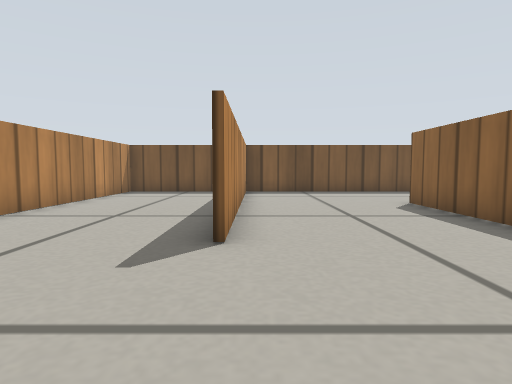
[1] (above)

16 first-person views from a walk through a Gazebo world. The camera is 0.2 m above the floor, tilts 4° down and sees 75° across. The floor is counted in squares, 0.2 m on a side. Each view is taken from the middle of a square. On the plan, view 1 faces up. The plan holds only what a view shows up to about 13 squares ahead; the rest is blank. Simple patterns stand in for the simulator's built-in surfaces.

[2]
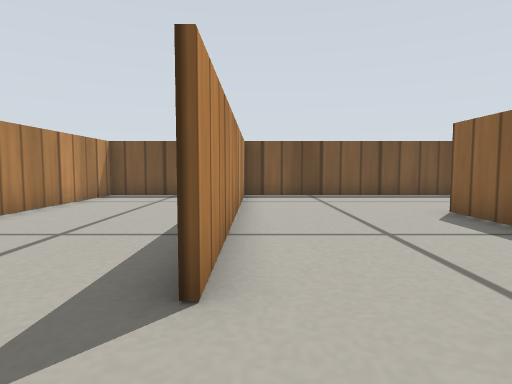

[3]
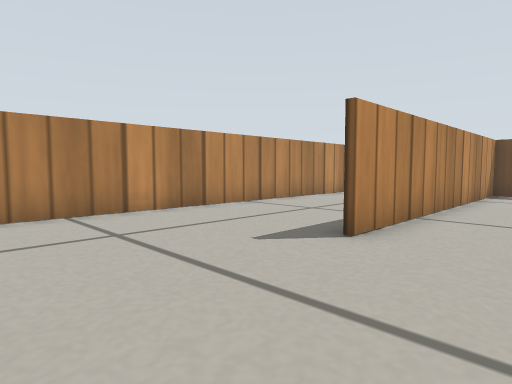

[4]
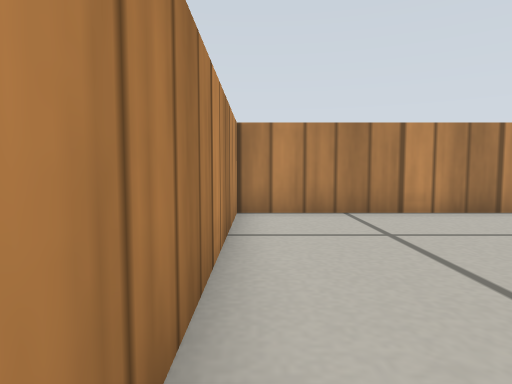

[5]
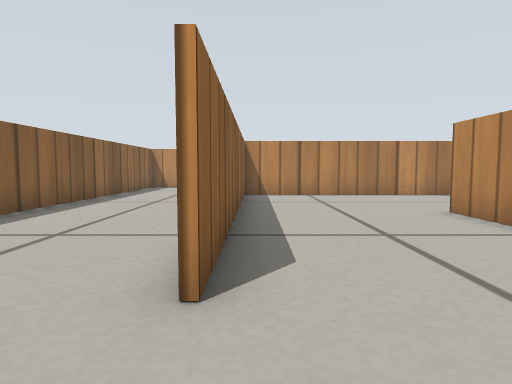

[6]
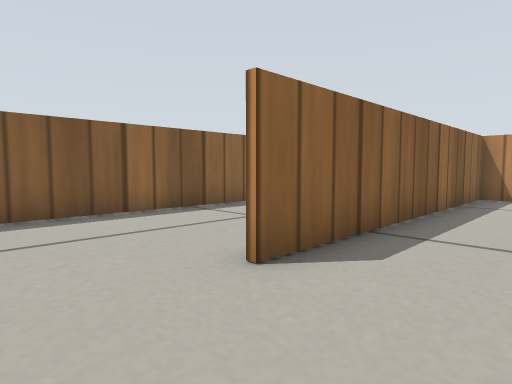

[7]
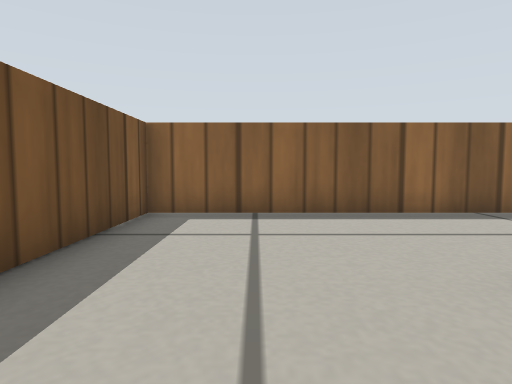

[8]
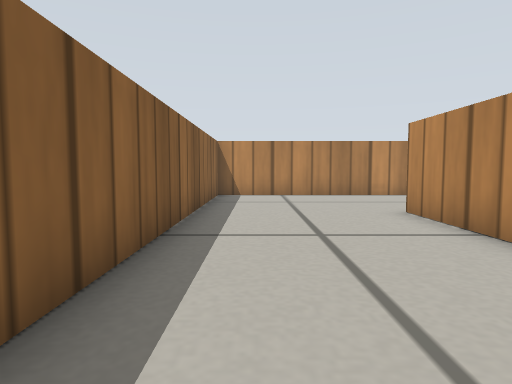

[9]
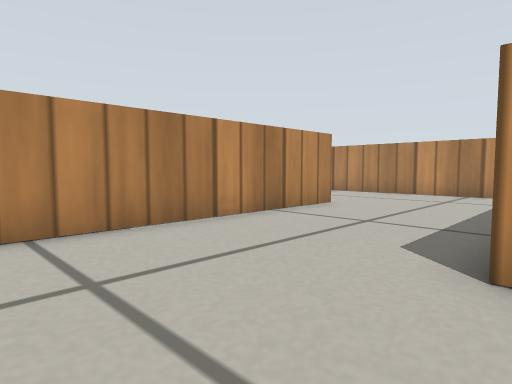

[10]
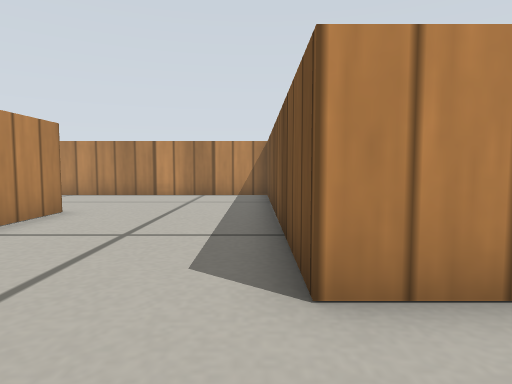

[11]
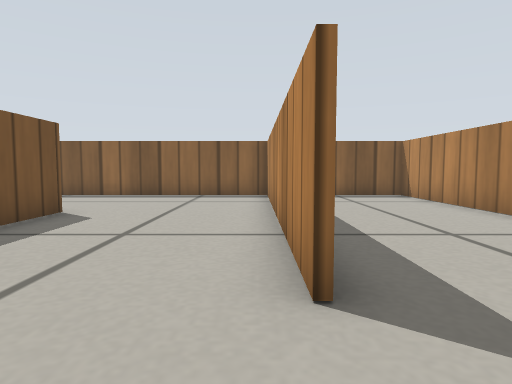

[12]
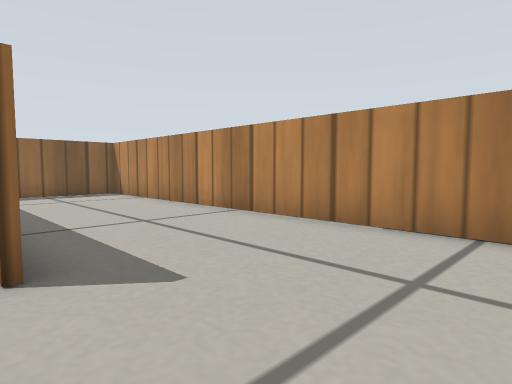

[13]
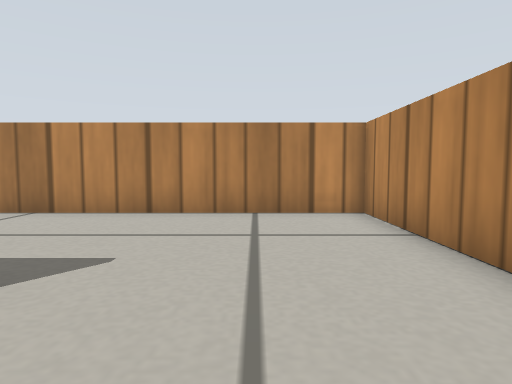

[14]
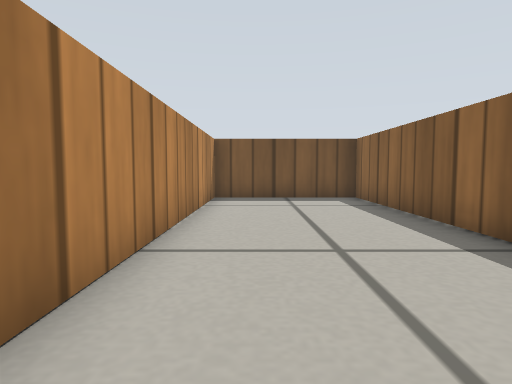

[15]
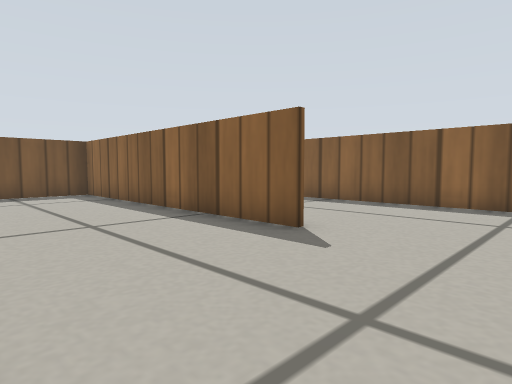

[16]
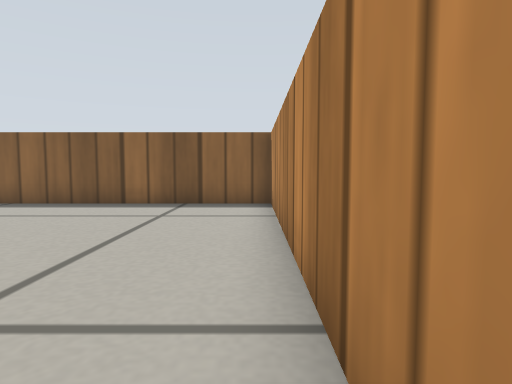

### Floor plan
Ten units are one square. View 1 is at (0, 0); x grows to the right and y downward. Boxes are objects, and circles mark ways between rooms. Rooms are numbered by the first view taken in them; rooms with no view inside come last. Other rooms are left out.
<svg viewBox="-59 -150 158 259">
<path fill="none" stroke="#000" d="M-5 4 44 4 44 -96M45 -144 -10 -144M-4 -145 -4 -44M46 -26 46 6 -47 6M-6 54 94 54 94 -144 45 -144M-54 10 -54 54M-6 -44 -6 -145M-10 -144 -54 -144 -54 10M-52 4 -5 4M-54 54 -54 104 94 104 94 73"/>
<circle cx="40" cy="-120" r="3" fill="#2a7"/>
<circle cx="-10" cy="-20" r="3" fill="#2a7"/>
<circle cx="-30" cy="60" r="3" fill="#2a7"/>
<text x="20" y="-70">1</text>
<text x="50" y="-20">2</text>
<text x="-30" y="-70">3</text>
<text x="20" y="80">4</text>
</svg>
Room 1 opens to room 2. Room 1 opens to room 3. Room 2 opens to room 4.

Where each view was taken, in squares from view 1:
view 1: 0 up, 0 right, facing up
view 2: 2 up, 0 right, facing up
view 3: 0 up, 2 right, facing up-left
view 4: 0 up, 2 right, facing left
view 5: 12 up, 4 right, facing down
view 6: 12 up, 2 right, facing down-right
view 7: 12 up, 2 right, facing right
view 8: 7 up, 8 right, facing down
view 9: 0 up, 8 right, facing down-left
view 10: 1 down, 7 right, facing left
view 11: 5 down, 3 left, facing right
view 12: 5 down, 4 left, facing down-right
view 13: 3 down, 3 left, facing down
view 14: 3 up, 4 left, facing up
view 15: 1 up, 5 left, facing up-right
view 16: 0 up, 5 left, facing right
